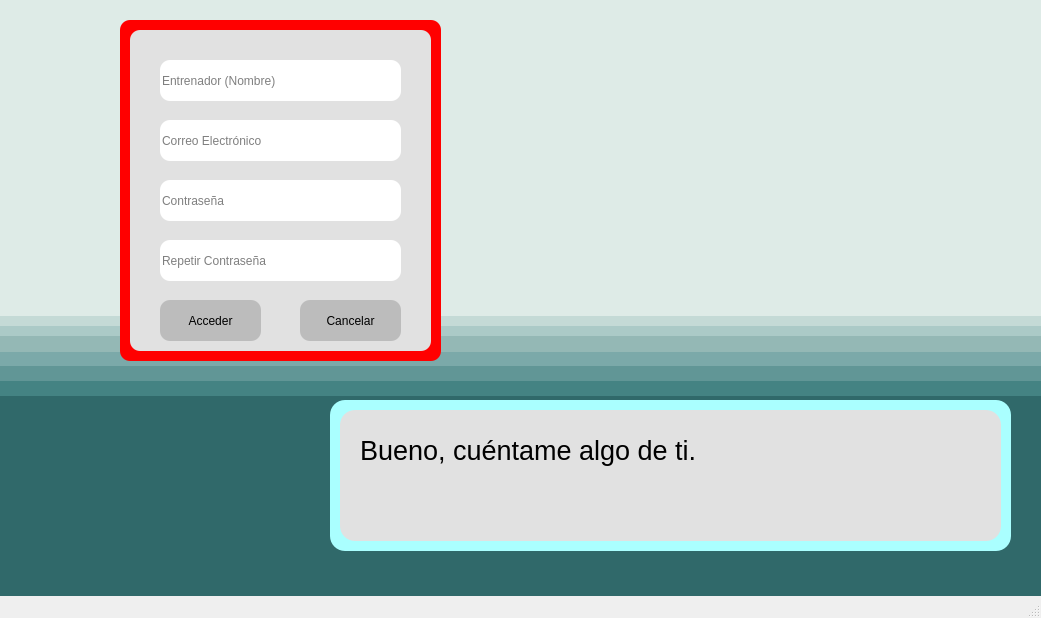
<?xml version="1.0" encoding="UTF-8"?>
<ui version="4.0">
 <class>MainWindow</class>
 <widget class="QMainWindow" name="MainWindow">
  <property name="geometry">
   <rect>
    <x>0</x>
    <y>0</y>
    <width>1041</width>
    <height>618</height>
   </rect>
  </property>
  <property name="sizePolicy">
   <sizepolicy hsizetype="Expanding" vsizetype="Expanding">
    <horstretch>0</horstretch>
    <verstretch>0</verstretch>
   </sizepolicy>
  </property>
  <property name="windowTitle">
   <string>MainWindow</string>
  </property>
  <widget class="QWidget" name="centralwidget">
   <widget class="QLabel" name="label">
    <property name="geometry">
     <rect>
      <x>-10</x>
      <y>390</y>
      <width>1051</width>
      <height>291</height>
     </rect>
    </property>
    <property name="styleSheet">
     <string notr="true">background-color:rgb(48, 105, 106)</string>
    </property>
    <property name="text">
     <string/>
    </property>
   </widget>
   <widget class="QLabel" name="label_2">
    <property name="geometry">
     <rect>
      <x>0</x>
      <y>380</y>
      <width>1051</width>
      <height>16</height>
     </rect>
    </property>
    <property name="styleSheet">
     <string notr="true">background-color:rgb(68, 131, 131)</string>
    </property>
    <property name="text">
     <string/>
    </property>
   </widget>
   <widget class="QLabel" name="label_3">
    <property name="geometry">
     <rect>
      <x>0</x>
      <y>365</y>
      <width>1041</width>
      <height>16</height>
     </rect>
    </property>
    <property name="styleSheet">
     <string notr="true">background-color:rgb(97, 150, 150)</string>
    </property>
    <property name="text">
     <string/>
    </property>
   </widget>
   <widget class="QLabel" name="label_4">
    <property name="geometry">
     <rect>
      <x>0</x>
      <y>350</y>
      <width>1061</width>
      <height>16</height>
     </rect>
    </property>
    <property name="styleSheet">
     <string notr="true">background-color:rgb(123, 169, 169)</string>
    </property>
    <property name="text">
     <string/>
    </property>
   </widget>
   <widget class="QLabel" name="label_5">
    <property name="geometry">
     <rect>
      <x>0</x>
      <y>336</y>
      <width>1051</width>
      <height>16</height>
     </rect>
    </property>
    <property name="styleSheet">
     <string notr="true">background-color:rgb(148, 184, 181)</string>
    </property>
    <property name="text">
     <string/>
    </property>
   </widget>
   <widget class="QLabel" name="label_6">
    <property name="geometry">
     <rect>
      <x>0</x>
      <y>320</y>
      <width>1051</width>
      <height>16</height>
     </rect>
    </property>
    <property name="styleSheet">
     <string notr="true">background-color:rgb(171, 202, 199)</string>
    </property>
    <property name="text">
     <string/>
    </property>
   </widget>
   <widget class="QLabel" name="label_7">
    <property name="geometry">
     <rect>
      <x>0</x>
      <y>310</y>
      <width>1101</width>
      <height>16</height>
     </rect>
    </property>
    <property name="styleSheet">
     <string notr="true">background-color:rgb(196, 218, 214)</string>
    </property>
    <property name="text">
     <string/>
    </property>
   </widget>
   <widget class="QLabel" name="label_8">
    <property name="geometry">
     <rect>
      <x>0</x>
      <y>-45</y>
      <width>1061</width>
      <height>361</height>
     </rect>
    </property>
    <property name="styleSheet">
     <string notr="true">background-color:rgb(222, 235, 231)</string>
    </property>
    <property name="text">
     <string/>
    </property>
   </widget>
   <widget class="QLabel" name="label_9">
    <property name="geometry">
     <rect>
      <x>620</x>
      <y>40</y>
      <width>291</width>
      <height>351</height>
     </rect>
    </property>
    <property name="styleSheet">
     <string notr="true">image: url(:/Profesor_Oak.png)</string>
    </property>
    <property name="text">
     <string/>
    </property>
   </widget>
   <widget class="QLabel" name="label_10">
    <property name="geometry">
     <rect>
      <x>490</x>
      <y>280</y>
      <width>591</width>
      <height>191</height>
     </rect>
    </property>
    <property name="styleSheet">
     <string notr="true">image: url(:/platos.png)</string>
    </property>
    <property name="text">
     <string/>
    </property>
   </widget>
   <widget class="QLabel" name="label_11">
    <property name="geometry">
     <rect>
      <x>330</x>
      <y>400</y>
      <width>681</width>
      <height>151</height>
     </rect>
    </property>
    <property name="styleSheet">
     <string notr="true">background-color: rgb(170, 255, 255);
border-radius: 15px</string>
    </property>
    <property name="text">
     <string/>
    </property>
   </widget>
   <widget class="QLabel" name="label_12">
    <property name="geometry">
     <rect>
      <x>340</x>
      <y>410</y>
      <width>661</width>
      <height>131</height>
     </rect>
    </property>
    <property name="styleSheet">
     <string notr="true">background-color: rgb(225, 225, 225);
border-radius: 15px</string>
    </property>
    <property name="text">
     <string/>
    </property>
   </widget>
   <widget class="QLabel" name="label_13">
    <property name="geometry">
     <rect>
      <x>360</x>
      <y>430</y>
      <width>361</width>
      <height>41</height>
     </rect>
    </property>
    <property name="font">
     <font>
      <pointsize>20</pointsize>
     </font>
    </property>
    <property name="text">
     <string>Bueno, cuéntame algo de ti.</string>
    </property>
   </widget>
   <widget class="QLabel" name="label_14">
    <property name="geometry">
     <rect>
      <x>120</x>
      <y>20</y>
      <width>321</width>
      <height>341</height>
     </rect>
    </property>
    <property name="styleSheet">
     <string notr="true">background-color: rgb(255, 0, 0);
border-radius: 10px
</string>
    </property>
    <property name="text">
     <string/>
    </property>
   </widget>
   <widget class="QLabel" name="label_15">
    <property name="geometry">
     <rect>
      <x>130</x>
      <y>30</y>
      <width>301</width>
      <height>321</height>
     </rect>
    </property>
    <property name="styleSheet">
     <string notr="true">background-color:rgb(225, 225, 225);
border-radius: 10px
</string>
    </property>
    <property name="text">
     <string/>
    </property>
   </widget>
   <widget class="QLineEdit" name="lineEdit">
    <property name="geometry">
     <rect>
      <x>160</x>
      <y>60</y>
      <width>241</width>
      <height>41</height>
     </rect>
    </property>
    <property name="styleSheet">
     <string notr="true">border-radius: 10px
</string>
    </property>
    <property name="placeholderText">
     <string>Entrenador (Nombre)</string>
    </property>
   </widget>
   <widget class="QLineEdit" name="lineEdit_2">
    <property name="geometry">
     <rect>
      <x>160</x>
      <y>120</y>
      <width>241</width>
      <height>41</height>
     </rect>
    </property>
    <property name="styleSheet">
     <string notr="true">border-radius: 10px
</string>
    </property>
    <property name="placeholderText">
     <string>Correo Electrónico</string>
    </property>
   </widget>
   <widget class="QLineEdit" name="lineEdit_3">
    <property name="geometry">
     <rect>
      <x>160</x>
      <y>180</y>
      <width>241</width>
      <height>41</height>
     </rect>
    </property>
    <property name="styleSheet">
     <string notr="true">border-radius: 10px
</string>
    </property>
    <property name="placeholderText">
     <string>Contraseña</string>
    </property>
   </widget>
   <widget class="QLineEdit" name="lineEdit_4">
    <property name="geometry">
     <rect>
      <x>160</x>
      <y>240</y>
      <width>241</width>
      <height>41</height>
     </rect>
    </property>
    <property name="styleSheet">
     <string notr="true">border-radius: 10px
</string>
    </property>
    <property name="placeholderText">
     <string>Repetir Contraseña</string>
    </property>
   </widget>
   <widget class="QPushButton" name="pushButton">
    <property name="geometry">
     <rect>
      <x>160</x>
      <y>300</y>
      <width>101</width>
      <height>41</height>
     </rect>
    </property>
    <property name="styleSheet">
     <string notr="true">border-radius: 10px;
background-color: rgb(188,188,188)</string>
    </property>
    <property name="text">
     <string>Acceder</string>
    </property>
   </widget>
   <widget class="QPushButton" name="pushButton_2">
    <property name="geometry">
     <rect>
      <x>300</x>
      <y>300</y>
      <width>101</width>
      <height>41</height>
     </rect>
    </property>
    <property name="styleSheet">
     <string notr="true">border-radius: 10px;
background-color: rgb(188,188,188)</string>
    </property>
    <property name="text">
     <string>Cancelar</string>
    </property>
   </widget>
   <zorder>label</zorder>
   <zorder>label_2</zorder>
   <zorder>label_3</zorder>
   <zorder>label_4</zorder>
   <zorder>label_5</zorder>
   <zorder>label_6</zorder>
   <zorder>label_7</zorder>
   <zorder>label_8</zorder>
   <zorder>label_10</zorder>
   <zorder>label_9</zorder>
   <zorder>label_11</zorder>
   <zorder>label_12</zorder>
   <zorder>label_13</zorder>
   <zorder>label_14</zorder>
   <zorder>label_15</zorder>
   <zorder>lineEdit</zorder>
   <zorder>lineEdit_2</zorder>
   <zorder>lineEdit_3</zorder>
   <zorder>lineEdit_4</zorder>
   <zorder>pushButton</zorder>
   <zorder>pushButton_2</zorder>
  </widget>
  <widget class="QMenuBar" name="menubar">
   <property name="geometry">
    <rect>
     <x>0</x>
     <y>0</y>
     <width>1041</width>
     <height>22</height>
    </rect>
   </property>
  </widget>
  <widget class="QStatusBar" name="statusbar"/>
 </widget>
 <resources>
  <include location="archivo.qrc"/>
 </resources>
 <connections/>
</ui>
